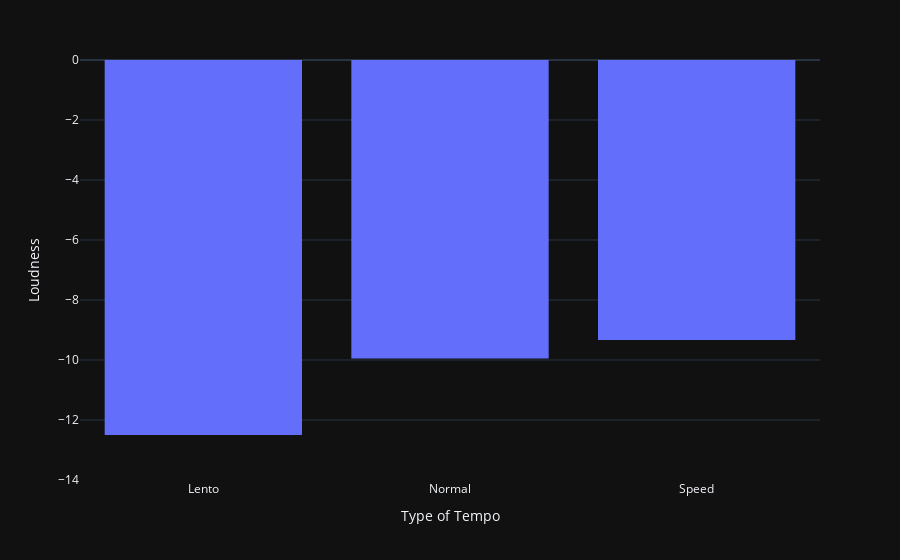

Notebook code for this chart:
### Markdown cell above
# Relationship between tempo,loudness

### Code cell
combinedDf["tempoType"]="Lento"
combinedDf.loc[(combinedDf["tempo"]>=90)&(combinedDf["tempo"]<=130),"tempoType"]="Normal"
combinedDf.loc[(combinedDf["tempo"]>130),"tempoType"]="Speed"
combinedDf
df=combinedDf.groupby("tempoType",as_index=False)["loudness"].mean()

fig=px.histogram(df,x="tempoType",y="loudness" ,histfunc="avg",  category_orders={"Lento":"0-90",
                              "smoker": "90-130",
                              "sex": "130-360"})
fig.update_layout(yaxis_range=[-14,0])
#fig=px.histogram(df,x="valence",y="loudness")
#fig.update_yaxes(autorange="reversed")
fig.layout["xaxis"]["title"]="Type of Tempo"
fig.layout["yaxis"]["title"]="Loudness"


fig.show()

### Figure 1 — Plotly figure (JSON) as saved in the notebook; plotly's stock layout.template omitted (floating-point values rounded to 4 significant figures)
{"data": [{"alignmentgroup": "True", "bingroup": "x", "histfunc": "avg", "hovertemplate": "tempoType=%{x}<br>avg of loudness=%{y}<extra></extra>", "legendgroup": "", "marker": {"color": "#636efa", "pattern": {"shape": ""}}, "name": "", "offsetgroup": "", "orientation": "v", "showlegend": false, "x": ["Lento", "Normal", "Speed"], "xaxis": "x", "y": [-12.5, -9.949, -9.331], "yaxis": "y", "type": "histogram"}], "layout": {"xaxis": {"anchor": "y", "domain": [0.0, 1.0], "title": {"text": "Type of Tempo"}}, "yaxis": {"anchor": "x", "domain": [0.0, 1.0], "title": {"text": "Loudness"}, "range": [-14, 0]}, "legend": {"tracegroupgap": 0}, "margin": {"t": 60}, "barmode": "relative"}}
